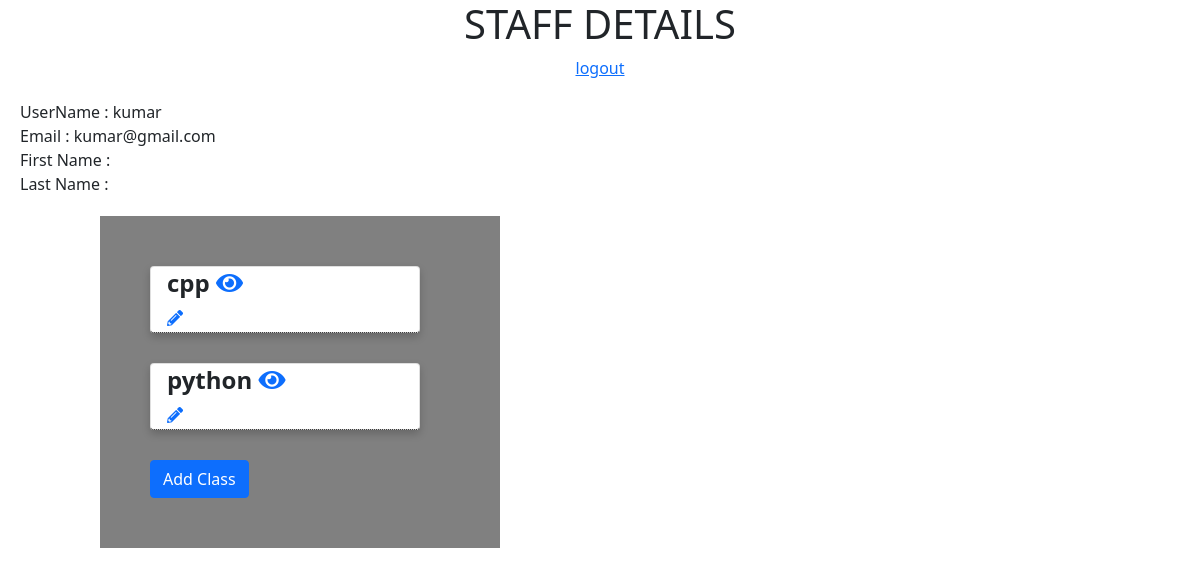
/profile (signed in), run on an earlier commit of the app's database.
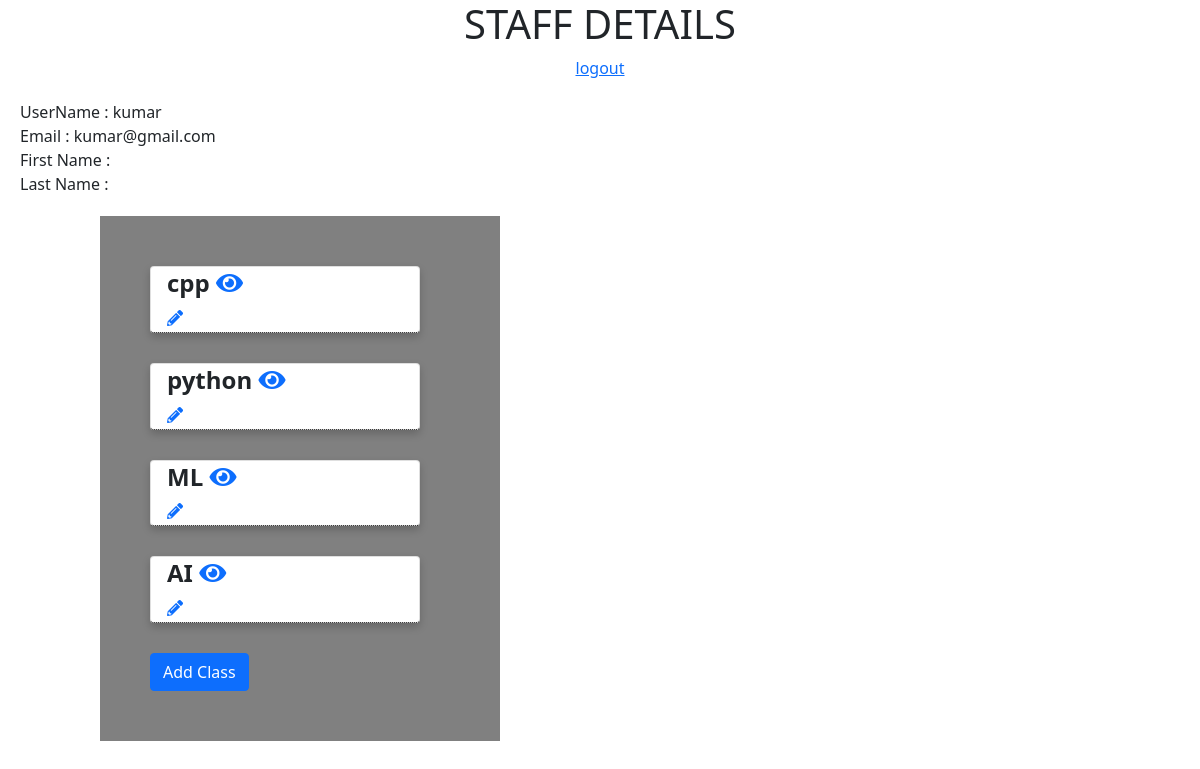
And on a later commit of the database.
### main/models.py (models this page shows, shortened)
class User(AbstractUser):
    pass

class Class(models.Model):
    classname = models.CharField(max_length=15,unique=True)
    description = models.TextField()
    owner = models.ForeignKey(User,related_name="owner",on_delete = models.CASCADE)
    user = models.ManyToManyField(User,null=True,blank=True)

### main/staffview.py (the view)
# urls.py: path('profile',staffview.Profile,name="profile"),
@login_required()
def Profile(request):
    user = User.objects.get(email=request.user.email)
    if user.is_staff :
        classes = Class.objects.filter(owner__exact= user)
        return render(request,'main/profile_staff.html',{ 'user' : user , 'classes' : classes })
    else:
        classes = Class.objects.filter(user__exact= user)
        return render(request,'main/profile_student.html',{ 'user' : user , 'classes' : classes })

### main/templates/main/profile_staff.html (shortened to what this page needs)
<!DOCTYPE html>
<html lang="en">
<head>
    <link rel="stylesheet"
    href="https://cdn.jsdelivr.net/npm/bootstrap@5.0.0-beta3/dist/css/bootstrap.min.css">
    <link rel="stylesheet" href="https://stackpath.bootstrapcdn.com/font-awesome/4.7.0/css/font-awesome.min.css"
      script src="https://cdn.jsdelivr.net/npm/bootstrap@5.0.0-beta3/dist/js/bootstrap.bundle.min.js"></script>
    <link rel="stylesheet" href="https://use.fontawesome.com/releases/v5.12.1/css/all.css">
    </head>
   <body >
    {% if user.is_staff %}
    <center><h1>   STAFF DETAILS      </h1>
    <a href="{% url 'account_logout' %}" > logout </a>
    </center>
   {% endif%}
    <div id="details" style="margin:20px">
    UserName : {{ user.username }}
    <br>
    Email : {{ user.email }}
    <br>
   First Name : {{ user.first_name }}
    <br>
    Last Name : {{ user.last_name }}
    </div>
    <div id="container">
        <div class="box" id="students" >
        </div>
        <div class="box" id="classes" >
            {% if classes.count > 0 %}
            {% for classs in classes.all %}
            <div class="card" onclick=" showstudents('{{ classs.pk }}')  " >
             <div class="container">
                <h4><b>{{classs.classname}}</b>
                  <a href=" {% url  'classes' classs.classname  %} " target="_blank"><i class="fas fa-eye"></i></a>
                  </h4>
                <a href=" {% url  'updateclass' classs.pk  %} " target="_blank"><i class="fas fa-pencil-alt"></i></a>
                </div>
             </div>
            {% endfor %}
            {% else %}
            Start by adding classes ...
            {% endif %}
                {% if user.is_staff %}
                <a href=" {% url  'createclass'  %} "><button class="btn btn-primary">  Add Class </button> </a>
            {% else %}
              <a><button class="btn btn-primary">  Join Class </button> </a>
            {% endif %}
        </div>
    </div>
</body>
</html>

### main/templates/main/profile_staff.html (style rules this page uses)
#classes { margin-left:100px; background-color: grey; }
#students { float:right; background-color:white; }
#container { background-color: grey; }
* { box-sizing: border-box; }
.box { float: left; width: 33.33%; padding: 50px; }
.card { box-shadow: 0 4px 8px 0 rgba(0,0.8,0,0.2); transition: 0.5s; width: 90%; margin-bottom : 30px ; background-color : white; }
.container { padding: 2px 16px; }
.card { position: relative; display: inline-block; border-bottom: 1px dotted black; }

What changed in the data, as far as the page shows it:
added Class: classname "ML"
added Class: classname "AI"
